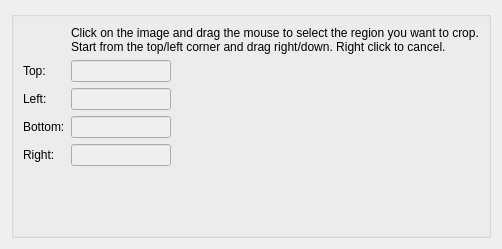
       <widget class="QWidget" name="tabCropRect">
        <attribute name="title">
         <string>Crop</string>
        </attribute>
        <layout class="QVBoxLayout" name="verticalLayout_24">
         <item>
          <widget class="QGroupBox" name="groupBox_8">
           <property name="sizePolicy">
            <sizepolicy hsizetype="MinimumExpanding" vsizetype="MinimumExpanding">
             <horstretch>0</horstretch>
             <verstretch>0</verstretch>
            </sizepolicy>
           </property>
           <property name="title">
            <string/>
           </property>
           <layout class="QVBoxLayout" name="verticalLayout_29">
            <item>
             <layout class="QFormLayout" name="formLayout">
              <item row="1" column="0">
               <widget class="QLabel" name="label_6">
                <property name="text">
                 <string>Top:</string>
                </property>
               </widget>
              </item>
              <item row="1" column="1">
               <widget class="QLineEdit" name="lineEditCropTop">
                <property name="enabled">
                 <bool>false</bool>
                </property>
                <property name="sizePolicy">
                 <sizepolicy hsizetype="MinimumExpanding" vsizetype="Fixed">
                  <horstretch>0</horstretch>
                  <verstretch>0</verstretch>
                 </sizepolicy>
                </property>
                <property name="maximumSize">
                 <size>
                  <width>100</width>
                  <height>16777215</height>
                 </size>
                </property>
               </widget>
              </item>
              <item row="2" column="0">
               <widget class="QLabel" name="label_7">
                <property name="text">
                 <string>Left:</string>
                </property>
               </widget>
              </item>
              <item row="2" column="1">
               <widget class="QLineEdit" name="lineEditCropLeft">
                <property name="enabled">
                 <bool>false</bool>
                </property>
                <property name="maximumSize">
                 <size>
                  <width>100</width>
                  <height>16777215</height>
                 </size>
                </property>
               </widget>
              </item>
              <item row="3" column="0">
               <widget class="QLabel" name="label_9">
                <property name="text">
                 <string>Bottom:</string>
                </property>
               </widget>
              </item>
              <item row="3" column="1">
               <widget class="QLineEdit" name="lineEditCropBottom">
                <property name="enabled">
                 <bool>false</bool>
                </property>
                <property name="maximumSize">
                 <size>
                  <width>100</width>
                  <height>16777215</height>
                 </size>
                </property>
               </widget>
              </item>
              <item row="4" column="0">
               <widget class="QLabel" name="label_10">
                <property name="text">
                 <string>Right:</string>
                </property>
               </widget>
              </item>
              <item row="4" column="1">
               <widget class="QLineEdit" name="lineEditCropRight">
                <property name="enabled">
                 <bool>false</bool>
                </property>
                <property name="maximumSize">
                 <size>
                  <width>100</width>
                  <height>16777215</height>
                 </size>
                </property>
               </widget>
              </item>
              <item row="5" column="0">
               <widget class="QLabel" name="label_11">
                <property name="text">
                 <string/>
                </property>
               </widget>
              </item>
              <item row="5" column="1">
               <widget class="QLabel" name="labelCropLeftTopRightBottom">
                <property name="text">
                 <string/>
                </property>
               </widget>
              </item>
              <item row="0" column="0">
               <widget class="QLabel" name="label_12">
                <property name="text">
                 <string/>
                </property>
               </widget>
              </item>
              <item row="0" column="1">
               <widget class="QLabel" name="label_13">
                <property name="text">
                 <string>Click on the image and drag the mouse to select the region you want to crop. 
Start from the top/left corner and drag right/down. Right click to cancel.</string>
                </property>
               </widget>
              </item>
             </layout>
            </item>
            <item>
             <spacer name="verticalSpacer_11">
              <property name="orientation">
               <enum>Qt::Vertical</enum>
              </property>
              <property name="sizeHint" stdset="0">
               <size>
                <width>20</width>
                <height>40</height>
               </size>
              </property>
             </spacer>
            </item>
           </layout>
          </widget>
         </item>
        </layout>
       </widget>
